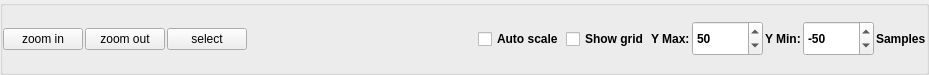
        <widget class="QGroupBox" name="timeSettings">
         <property name="sizePolicy">
          <sizepolicy hsizetype="Ignored" vsizetype="Ignored">
           <horstretch>0</horstretch>
           <verstretch>0</verstretch>
          </sizepolicy>
         </property>
         <property name="minimumSize">
          <size>
           <width>0</width>
           <height>75</height>
          </size>
         </property>
         <property name="maximumSize">
          <size>
           <width>16777215</width>
           <height>75</height>
          </size>
         </property>
         <property name="styleSheet">
          <string notr="true"/>
         </property>
         <property name="title">
          <string/>
         </property>
         <layout class="QHBoxLayout" name="horizontalLayout_8">
          <property name="spacing">
           <number>2</number>
          </property>
          <property name="leftMargin">
           <number>0</number>
          </property>
          <property name="topMargin">
           <number>1</number>
          </property>
          <property name="rightMargin">
           <number>0</number>
          </property>
          <property name="bottomMargin">
           <number>1</number>
          </property>
          <item>
           <widget class="QPushButton" name="btn_zoom_in">
            <property name="text">
             <string>zoom in</string>
            </property>
           </widget>
          </item>
          <item>
           <widget class="QPushButton" name="btn_zoom_out">
            <property name="text">
             <string>zoom out</string>
            </property>
           </widget>
          </item>
          <item>
           <widget class="QPushButton" name="btn_select">
            <property name="text">
             <string>select</string>
            </property>
           </widget>
          </item>
          <item>
           <spacer name="horizontalSpacer_3">
            <property name="orientation">
             <enum>Qt::Horizontal</enum>
            </property>
            <property name="sizeHint" stdset="0">
             <size>
              <width>229</width>
              <height>20</height>
             </size>
            </property>
           </spacer>
          </item>
          <item>
           <widget class="QCheckBox" name="chk_auto_scale">
            <property name="sizePolicy">
             <sizepolicy hsizetype="Expanding" vsizetype="Expanding">
              <horstretch>0</horstretch>
              <verstretch>0</verstretch>
             </sizepolicy>
            </property>
            <property name="maximumSize">
             <size>
              <width>110</width>
              <height>16777215</height>
             </size>
            </property>
            <property name="font">
             <font>
              <weight>75</weight>
              <bold>true</bold>
             </font>
            </property>
            <property name="text">
             <string>Auto scale</string>
            </property>
           </widget>
          </item>
          <item>
           <widget class="QCheckBox" name="chk_show_grid">
            <property name="sizePolicy">
             <sizepolicy hsizetype="Expanding" vsizetype="Expanding">
              <horstretch>0</horstretch>
              <verstretch>0</verstretch>
             </sizepolicy>
            </property>
            <property name="maximumSize">
             <size>
              <width>110</width>
              <height>16777215</height>
             </size>
            </property>
            <property name="font">
             <font>
              <weight>75</weight>
              <bold>true</bold>
             </font>
            </property>
            <property name="text">
             <string>Show grid</string>
            </property>
           </widget>
          </item>
          <item>
           <widget class="QLabel" name="lbl_y_max">
            <property name="sizePolicy">
             <sizepolicy hsizetype="Expanding" vsizetype="Expanding">
              <horstretch>0</horstretch>
              <verstretch>0</verstretch>
             </sizepolicy>
            </property>
            <property name="maximumSize">
             <size>
              <width>50</width>
              <height>16777215</height>
             </size>
            </property>
            <property name="font">
             <font>
              <weight>75</weight>
              <bold>true</bold>
             </font>
            </property>
            <property name="text">
             <string>Y Max:</string>
            </property>
           </widget>
          </item>
          <item>
           <widget class="QSpinBox" name="txt_y_axis_max">
            <property name="sizePolicy">
             <sizepolicy hsizetype="Expanding" vsizetype="Expanding">
              <horstretch>0</horstretch>
              <verstretch>0</verstretch>
             </sizepolicy>
            </property>
            <property name="maximumSize">
             <size>
              <width>120</width>
              <height>35</height>
             </size>
            </property>
            <property name="font">
             <font>
              <weight>75</weight>
              <bold>true</bold>
             </font>
            </property>
            <property name="minimum">
             <number>-999999999</number>
            </property>
            <property name="maximum">
             <number>999999999</number>
            </property>
            <property name="value">
             <number>50</number>
            </property>
           </widget>
          </item>
          <item>
           <widget class="QLabel" name="lbl_y_min">
            <property name="sizePolicy">
             <sizepolicy hsizetype="Expanding" vsizetype="Expanding">
              <horstretch>0</horstretch>
              <verstretch>0</verstretch>
             </sizepolicy>
            </property>
            <property name="maximumSize">
             <size>
              <width>50</width>
              <height>16777215</height>
             </size>
            </property>
            <property name="font">
             <font>
              <weight>75</weight>
              <bold>true</bold>
             </font>
            </property>
            <property name="text">
             <string>Y Min:</string>
            </property>
           </widget>
          </item>
          <item>
           <widget class="QSpinBox" name="txt_y_axis_min">
            <property name="sizePolicy">
             <sizepolicy hsizetype="Expanding" vsizetype="Expanding">
              <horstretch>0</horstretch>
              <verstretch>0</verstretch>
             </sizepolicy>
            </property>
            <property name="maximumSize">
             <size>
              <width>120</width>
              <height>35</height>
             </size>
            </property>
            <property name="font">
             <font>
              <weight>75</weight>
              <bold>true</bold>
             </font>
            </property>
            <property name="minimum">
             <number>-999999999</number>
            </property>
            <property name="maximum">
             <number>999999999</number>
            </property>
            <property name="value">
             <number>-50</number>
            </property>
           </widget>
          </item>
          <item>
           <widget class="QLabel" name="lbl_hor_scale">
            <property name="font">
             <font>
              <weight>75</weight>
              <bold>true</bold>
             </font>
            </property>
            <property name="text">
             <string>Samples</string>
            </property>
           </widget>
          </item>
         </layout>
        </widget>
